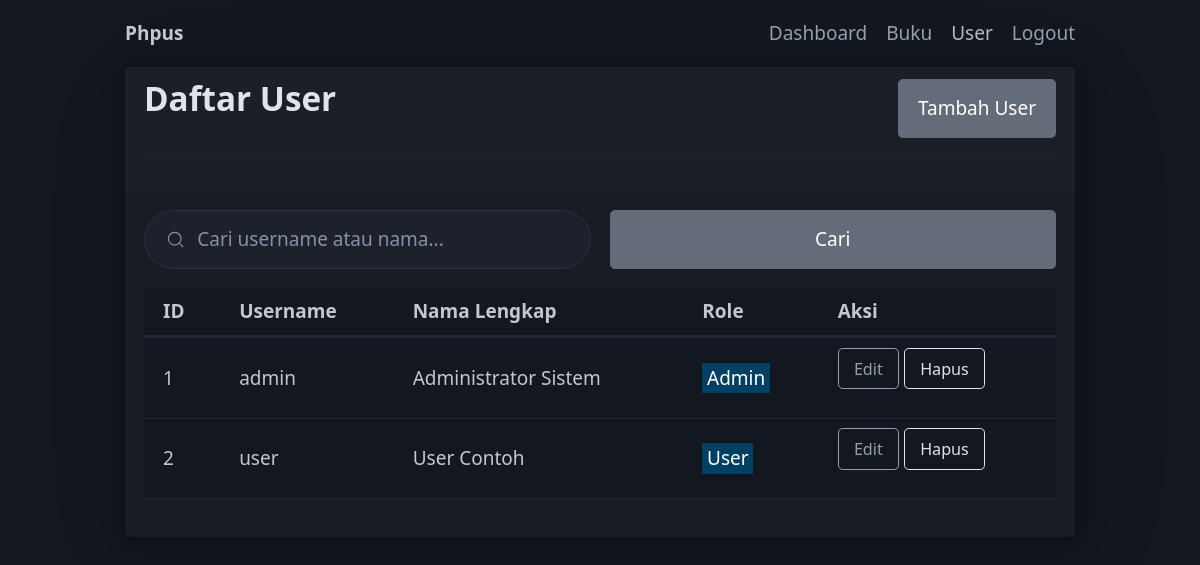
Page /pages/user/list_user.php (signed in) on the committed database.
### tables this page shows
CREATE TABLE users (
  id INT AUTO_INCREMENT PRIMARY KEY,
  username VARCHAR(50) NOT NULL UNIQUE,
  nama_lengkap VARCHAR(100) NOT NULL,
  password VARCHAR(255) NOT NULL,
  role ENUM('admin', 'user') NOT NULL
);

### config/koneksi.php (called while the page is built, shortened)
<?php
function sanitize($data) {
    return htmlspecialchars($data, ENT_QUOTES, 'UTF-8');
}
?>

### pages/user/list_user.php (the view, shortened to what this page needs)
<?php
require_once '../../config/koneksi.php';
$limit = 10;
$page = isset($_GET['page']) ? (int)$_GET['page'] : 1;
$page = max(1, $page);
$search = isset($_GET['search']) ? trim(mysqli_real_escape_string($koneksi, $_GET['search'])) : '';
$sql_count = "SELECT COUNT(*) as total FROM users";
$total_users = 0;
if ($stmt_count = mysqli_prepare($koneksi, $sql_count)) {
    mysqli_stmt_execute($stmt_count);
    $result_count = mysqli_stmt_get_result($stmt_count);
    if ($row_count = mysqli_fetch_assoc($result_count)) {
        $total_users = $row_count['total'];
    }
}
$total_pages = ceil($total_users / $limit);
$page = min($page, max(1, $total_pages));
$offset = ($page - 1) * $limit;
$sql = "SELECT id, username, nama_lengkap, role FROM users";
$sql .= " ORDER BY id ASC LIMIT ? OFFSET ?";
$users = [];
if ($stmt = mysqli_prepare($koneksi, $sql)) {
    if (!empty($search)) {
        $search_param = "%{$search}%";
        mysqli_stmt_bind_param($stmt, "ssii", $search_param, $search_param, $limit, $offset);
    } else {
        mysqli_stmt_bind_param($stmt, "ii", $limit, $offset);
    }
    mysqli_stmt_execute($stmt);
    $result = mysqli_stmt_get_result($stmt);
    $users = mysqli_fetch_all($result, MYSQLI_ASSOC);
}
?>
<!DOCTYPE html>
<html lang="id" data-theme="dark">
<head>
    <link rel="stylesheet" href="../../css/pico.css">
    <link rel="stylesheet" href="../../css/custom.css">
</head>
<body>
    <div class="container">
        <nav>
            <ul>
                <li><strong>Phpus</strong></li>
            </ul>
            <ul>
                <li><a href="../../dashboard.php">Dashboard</a></li>
                <li><a href="../buku/list_buku.php">Buku</a></li>
                <li><a href="list_user.php" aria-current="page">User</a></li>
                <li><a href="../../logout.php">Logout</a></li>
            </ul>
        </nav>
        <main>
            <article>
                <header>
                    <div class="grid">
                        <h2>Daftar User</h2>
                        <div style="text-align: right;">
                            <button onclick="window.location.href='tambah_user.php'">Tambah User</button>
                        </div>
                    </div>
                    <hr>
                </header>
                <form method="get" action="list_user.php">
                    <div class="grid">
                        <div>
                            <input type="search" name="search" placeholder="Cari username atau nama..." value="<?php echo !empty($search) ? sanitize($search) : ''; ?>">
                        </div>
                        <div>
                            <div>
                                <button type="submit">Cari</button>
                            </div>
                        </div>
                    </div>
                </form>
                <figure>
                    <table role="grid" class="responsive-table">
                        <thead>
                            <tr>
                                <th scope="col">ID</th>
                                <th scope="col">Username</th>
                                <th scope="col">Nama Lengkap</th>
                                <th scope="col">Role</th>
                                <th scope="col">Aksi</th>
                            </tr>
                        </thead>
                        <tbody>
                            <?php if (count($users) > 0): ?>
                                <?php foreach ($users as $user): ?>
                                <tr>
                                    <td><?php echo sanitize($user['id']); ?></td>
                                    <td><?php echo sanitize($user['username']); ?></td>
                                    <td><?php echo sanitize($user['nama_lengkap']); ?></td>
                                    <td>
                                        <mark class="<?php echo ($user['role'] === 'admin') ? 'secondary' : 'tertiary'; ?>">
                                            <?php echo ucfirst(sanitize($user['role'])); ?>
                                        </mark>
                                    </td>
                                    <td>
                                        <a href="edit_user.php?id=<?php echo $user['id']; ?>" role="button" class="secondary outline small">Edit</a>
                                        <button type="button" class="contrast outline small"
                                                onclick="if(confirm('Yakin ingin menghapus user: <?php echo addslashes(sanitize($user['username'])); ?>?')) {
                                                    document.getElementById('delete-form-<?php echo $user['id']; ?>').submit();
                                                }">
                                            Hapus
                                        </button>
                                    </td>
                                </tr>
                                <?php endforeach; ?>
                            <?php else: ?>
                                <tr>
                                    <td colspan="5" class="center">Tidak ada user ditemukan<?php echo !empty($search) ? ' untuk pencarian \'' . sanitize($search) . '\'' : ''; ?>.</td>
                                </tr>
                            <?php endif; ?>
                        </tbody>
                    </table>
                </figure>
            </article>
        </main>
    </div>
</body>
</html>

### css/custom.css (style rules this page uses)
.responsive-table { overflow-x: auto; }
.small { padding: 0.4rem 0.8rem; font-size: 0.85rem; }

### rows in the picture
users: id "1", username "admin", nama_lengkap "Administrator Sistem", role "Admin"
users: id "2", username "user", nama_lengkap "User Contoh", role "User"
